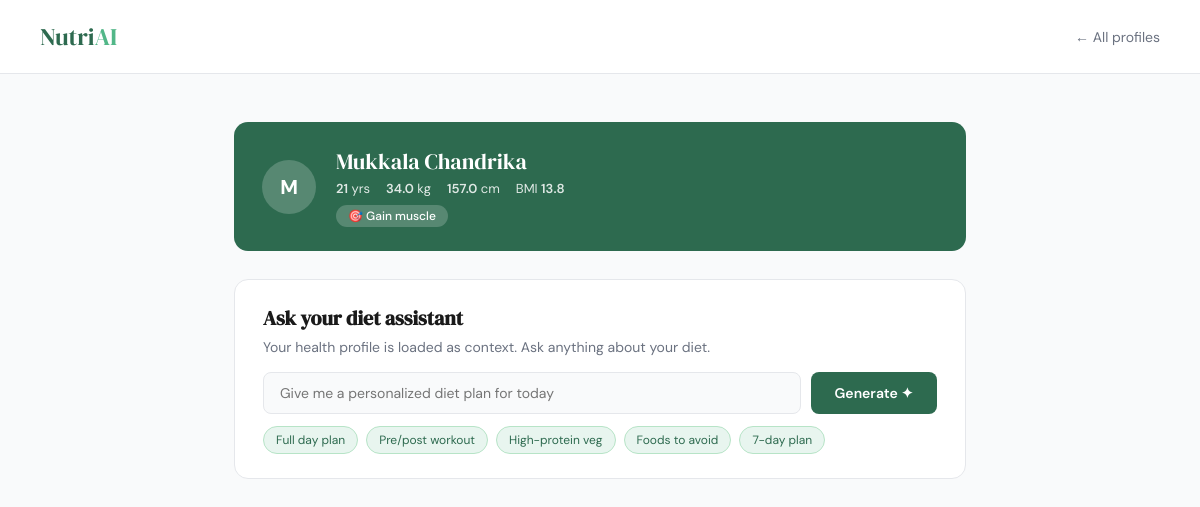
Screenshot of /diet/4 with the database file from the repository.
### tables this page shows
CREATE TABLE users (
            id          INTEGER PRIMARY KEY AUTOINCREMENT,
            name        TEXT    NOT NULL,
            age         INTEGER NOT NULL,
            gender      TEXT    NOT NULL,
            weight_kg   REAL    NOT NULL,
            height_cm   REAL    NOT NULL,
            activity    TEXT    NOT NULL,
            goal        TEXT    NOT NULL,
            allergies   TEXT    DEFAULT '',
            preferences TEXT    DEFAULT '',
            created_at  TIMESTAMP DEFAULT CURRENT_TIMESTAMP
        );

### app.py (the view)
@app.route("/diet/<int:user_id>", methods=["GET", "POST"])
def diet_page(user_id):
    profile = get_profile(user_id)
    if not profile:
        flash("Profile not found.", "error")
        return redirect(url_for("index"))
    diet_plan = None
    question = ""
    if request.method == "POST":
        question = request.form.get("question", "Give me a personalized diet plan for today.")
        diet_plan = generate_diet_plan(profile, question)
    return render_template("diet.html", profile=profile, diet_plan=diet_plan, question=question)

### database.py (called while the page is built)
def get_connection():
    conn = sqlite3.connect(DB_PATH)
    conn.row_factory = sqlite3.Row
    return conn

def get_profile(user_id: int):
    conn = get_connection()
    row = conn.execute("SELECT * FROM users WHERE id = ?", (user_id,)).fetchone()
    conn.close()
    return dict(row) if row else None

### templates/diet.html (shortened to what this page needs)
<!DOCTYPE html>
<html lang="en">
<head>
</head>
<body>
  <header>
    <div class="logo">Nutri<span>AI</span></div>
    <a class="back" href="/">← All profiles</a>
  </header>
  <main>
    <div class="profile-banner">
      <div class="avatar">{{ profile.name[0].upper() }}</div>
      <div>
        <div class="banner-name">{{ profile.name }}</div>
        <div class="stats">
          <span class="stat"><strong>{{ profile.age }}</strong> yrs</span>
          <span class="stat"><strong>{{ profile.weight_kg }}</strong> kg</span>
          <span class="stat"><strong>{{ profile.height_cm }}</strong> cm</span>
          <span class="stat">BMI <strong>{{ "%.1f"|format(profile.weight_kg / ((profile.height_cm/100)**2)) }}</strong></span>
        </div>
        <span class="badge">🎯 {{ profile.goal }}</span>
      </div>
    </div>
    <div class="ask-card">
      <h2>Ask your diet assistant</h2>
      <p>Your health profile is loaded as context. Ask anything about your diet.</p>
      <form method="POST" id="dietForm">
        <div class="ask-row">
          <input type="text" name="question" id="questionInput"
                 value="{{ question }}"
                 placeholder="Give me a personalized diet plan for today" />
          <button type="submit" class="btn" id="submitBtn">Generate ✦</button>
        </div>
        <div class="quick-prompts">
          <span class="chip" onclick="setQ('Give me a full day diet plan')">Full day plan</span>
          <span class="chip" onclick="setQ('What should I eat before and after a workout?')">Pre/post workout</span>
          <span class="chip" onclick="setQ('Suggest a high-protein vegetarian meal plan')">High-protein veg</span>
          <span class="chip" onclick="setQ('What foods should I completely avoid?')">Foods to avoid</span>
          <span class="chip" onclick="setQ('Give me a 7-day diet plan')">7-day plan</span>
        </div>
      </form>
    </div>
  </main>
</body>
</html>

### templates/diet.html (style rules this page uses)
*, *::before, *::after { box-sizing: border-box; margin: 0; padding: 0; }
:root { --green: #2d6a4f; --green-light: #e8f5ef; --green-mid: #52b788; --text: #1a1a1a; --muted: #6b7280; --border: #e5e7eb; --bg: #f9fafb; --white: #ffffff; }
body { font-family: 'DM Sans', sans-serif; background: var(--bg); color: var(--text); min-height: 100vh; }
header { background: var(--white); border-bottom: 1px solid var(--border); padding: 20px 40px; display: flex; align-items: center; justify-content: space-between; }
.logo { font-family: 'DM Serif Display', serif; font-size: 24px; color: var(--green); }
.logo span { color: var(--green-mid); }
a.back { color: var(--muted); text-decoration: none; font-size: 14px; }
main { max-width: 780px; margin: 48px auto; padding: 0 24px 80px; }
.profile-banner { background: var(--green); color: #fff; border-radius: 14px; padding: 24px 28px; display: flex; align-items: center; gap: 20px; margin-bottom: 28px; }
.avatar { width: 54px; height: 54px; border-radius: 50%; background: rgba(255,255,255,0.2); color: #fff; font-weight: 700; font-size: 20px; display: flex; align-items: center; justify-content: center; flex-shrink: 0; }
.banner-name { font-family: 'DM Serif Display', serif; font-size: 22px; margin-bottom: 4px; }
.stats { display: flex; gap: 16px; flex-wrap: wrap; }
.stat { font-size: 13px; opacity: 0.85; }
.stat strong { opacity: 1; font-weight: 600; }
.badge { display: inline-block; background: rgba(255,255,255,0.2); border-radius: 20px; padding: 3px 12px; font-size: 12px; font-weight: 500; margin-top: 8px; }
.ask-card { background: var(--white); border: 1px solid var(--border); border-radius: 14px; padding: 24px 28px; margin-bottom: 28px; }
.ask-card h2 { font-family: 'DM Serif Display', serif; font-size: 20px; margin-bottom: 6px; }
.ask-card p { color: var(--muted); font-size: 14px; margin-bottom: 16px; }
.ask-row { display: flex; gap: 10px; }
.ask-row input { flex: 1; padding: 11px 16px; border: 1px solid var(--border); border-radius: 8px; font-size: 14px; font-family: 'DM Sans', sans-serif; color: var(--text); background: var(--bg); outline: none; }
.btn { padding: 11px 24px; background: var(--green); color: #fff; border: none; border-radius: 8px; font-size: 14px; font-weight: 600; font-family: 'DM Sans', sans-serif; cursor: pointer; white-space: nowrap; transition: background 0.2s; }
.quick-prompts { display: flex; gap: 8px; flex-wrap: wrap; margin-top: 12px; }
.chip { font-size: 12px; padding: 5px 12px; background: var(--green-light); color: var(--green); border-radius: 20px; cursor: pointer; border: 1px solid #b7e4c7; transition: background 0.15s; }

### rows the page displays
users: name "M", name "Mukkala Chandrika", age "21", weight_kg "34.0", height_cm "157.0", profile.weight_kg/((profile.height_cm/100)**2) "13.8", goal "Gain muscle"
